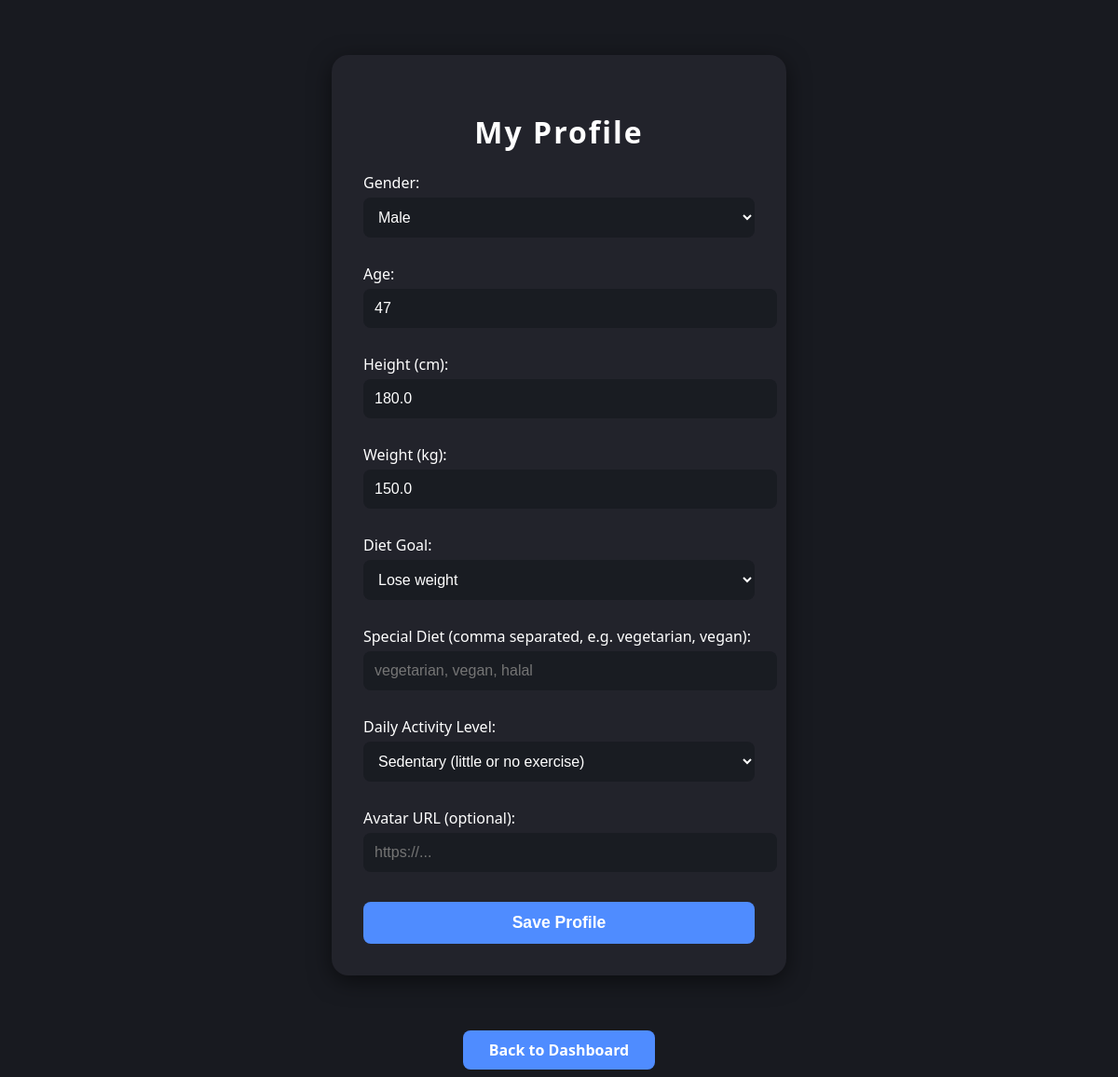
The app's page /profile (signed in) with its own data.
### backend/models.py (models this page shows)
class User(db.Model):
    id = db.Column(db.Integer, primary_key=True)
    username = db.Column(db.String(80), unique=True, nullable=False)
    password = db.Column(db.String(255), nullable=False)
    gender = db.Column(db.String(20))   # 新增
    age = db.Column(db.Integer)         # 新增
    height = db.Column(db.Float)        # 新增
    weight = db.Column(db.Float)        # 新增
    diet_goal = db.Column(db.String(80))  # 饮食目标
    activity_level = db.Column(db.String(40))
    special_diet = db.Column(db.String(255))  # 特殊饮食习惯
    avatar_url = db.Column(db.String(255))  # 头像URL（可选）

### app.py (the view, shortened to what this page needs)
    @app.route('/profile', methods=['GET', 'POST'])
    def profile():
        if 'user_id' not in session:
            flash('Please log in first!')
            return redirect(url_for('login'))
        user = User.query.get(session['user_id'])
        return render_template('profile.html', user=user)

### templates/profile.html (shortened to what this page needs)
<!DOCTYPE html>
<html lang="en">
<head>
</head>
<body>
    <div class="profile-box">
        <h2>My Profile</h2>
        <form method="POST">
            <label for="gender">Gender:</label>
            <select name="gender" required>
                <option value="male" {% if user.gender=='male' %}selected{% endif %}>Male</option>
            </select>
            <label for="age">Age:</label>
            <input type="number" name="age" min="1" max="120" value="{{ user.age or '' }}" required>
            <label for="height">Height (cm):</label>
            <input type="number" name="height" min="50" max="250" step="0.1" value="{{ user.height or '' }}" required>
            <label for="weight">Weight (kg):</label>
            <input type="number" name="weight" min="10" max="300" step="0.1" value="{{ user.weight or '' }}" required>
            <label for="diet_goal">Diet Goal:</label>
            <select name="diet_goal" required>
                <option value="lose_weight" {% if user.diet_goal=='lose_weight' %}selected{% endif %}>Lose weight</option>
            </select>
            <label for="special_diet">Special Diet (comma separated, e.g. vegetarian, vegan):</label>
            <input type="text" name="special_diet" value="{{ user.special_diet or '' }}" placeholder="vegetarian, vegan, halal">
            <label for="activity_level">Daily Activity Level:</label>
            <select name="activity_level" required>
                <option value="sedentary" {% if user.activity_level=='sedentary' %}selected{% endif %}>Sedentary (little or no exercise)</option>
            </select>
            <label for="avatar_url">Avatar URL (optional):</label>
            <input type="text" name="avatar_url" value="{{ user.avatar_url or '' }}" placeholder="https://...">
            <button type="submit" class="btn">Save Profile</button>
        </form>
    </div>
<div style="margin-top: 28px; text-align: center;">
    <a href="{{ url_for('dashboard') }}" style="display:inline-block;padding:10px 28px;border-radius:8px;background:#4f8cff;color:#fff;text-decoration:none;font-weight:bold;">Back to Dashboard</a>
</div>
</body>
</html>

### templates/profile.html (style rules this page uses)
body { background: #181a20; color: #fff; font-family: 'Segoe UI', Arial, sans-serif; }
.profile-box { max-width: 420px; margin: 5% auto; background: #22232b; border-radius: 18px; box-shadow: 0 6px 24px #0008; padding: 34px; }
h2 { text-align: center; margin-bottom: 22px; font-size: 2em; letter-spacing: 2px; }
label { display: block; margin: 18px 0 5px; }
input, select { width: 100%; padding: 12px; border-radius: 8px; border: none; background: #191c22; color: #fff; font-size: 1em; margin-bottom: 10px; }
.btn { width: 100%; margin: 22px 0 0 0; padding: 12px; border: none; border-radius: 8px; background: #4f8cff; color: #fff; font-size: 1.1em; font-weight: bold; transition: background .2s; cursor: pointer; }

### records on screen
User: gender "Male", age "47", height "180.0", weight "150.0", diet_goal "Lose weight", activity_level "Sedentary (little or no exercise)"
